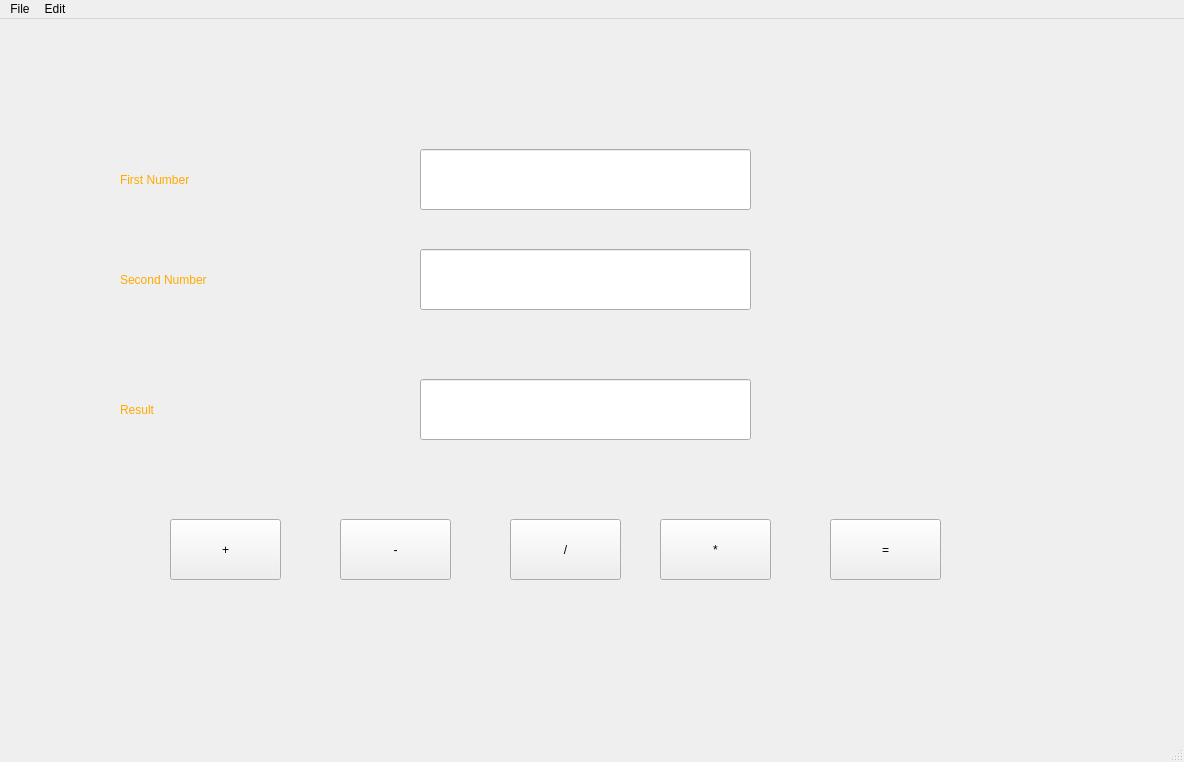
<?xml version="1.0" encoding="UTF-8"?>
<ui version="4.0">
 <class>MainWindow</class>
 <widget class="QMainWindow" name="MainWindow">
  <property name="geometry">
   <rect>
    <x>0</x>
    <y>0</y>
    <width>1184</width>
    <height>762</height>
   </rect>
  </property>
  <property name="windowTitle">
   <string>MainWindow</string>
  </property>
  <widget class="QWidget" name="centralwidget">
   <widget class="QLabel" name="label">
    <property name="geometry">
     <rect>
      <x>120</x>
      <y>130</y>
      <width>251</width>
      <height>61</height>
     </rect>
    </property>
    <property name="styleSheet">
     <string notr="true">color: rgb(255, 170, 0);
font: 16pt &quot;MS Shell Dlg 2&quot;;</string>
    </property>
    <property name="text">
     <string>First Number</string>
    </property>
   </widget>
   <widget class="QLabel" name="label_2">
    <property name="geometry">
     <rect>
      <x>120</x>
      <y>230</y>
      <width>251</width>
      <height>61</height>
     </rect>
    </property>
    <property name="styleSheet">
     <string notr="true">color: rgb(255, 170, 0);
font: 16pt &quot;MS Shell Dlg 2&quot;;</string>
    </property>
    <property name="text">
     <string>Second Number</string>
    </property>
   </widget>
   <widget class="QLineEdit" name="lineEdit">
    <property name="geometry">
     <rect>
      <x>420</x>
      <y>130</y>
      <width>331</width>
      <height>61</height>
     </rect>
    </property>
   </widget>
   <widget class="QLineEdit" name="lineEdit_2">
    <property name="geometry">
     <rect>
      <x>420</x>
      <y>230</y>
      <width>331</width>
      <height>61</height>
     </rect>
    </property>
   </widget>
   <widget class="QLineEdit" name="lineEdit_3">
    <property name="geometry">
     <rect>
      <x>420</x>
      <y>360</y>
      <width>331</width>
      <height>61</height>
     </rect>
    </property>
   </widget>
   <widget class="QLabel" name="label_3">
    <property name="geometry">
     <rect>
      <x>120</x>
      <y>360</y>
      <width>251</width>
      <height>61</height>
     </rect>
    </property>
    <property name="styleSheet">
     <string notr="true">color: rgb(255, 170, 0);
font: 16pt &quot;MS Shell Dlg 2&quot;;</string>
    </property>
    <property name="text">
     <string>Result</string>
    </property>
   </widget>
   <widget class="QPushButton" name="pushButton">
    <property name="geometry">
     <rect>
      <x>170</x>
      <y>500</y>
      <width>111</width>
      <height>61</height>
     </rect>
    </property>
    <property name="styleSheet">
     <string notr="true">font: 20pt &quot;MS Shell Dlg 2&quot;;</string>
    </property>
    <property name="text">
     <string>+</string>
    </property>
   </widget>
   <widget class="QPushButton" name="pushButton_2">
    <property name="geometry">
     <rect>
      <x>340</x>
      <y>500</y>
      <width>111</width>
      <height>61</height>
     </rect>
    </property>
    <property name="styleSheet">
     <string notr="true">font: 20pt &quot;MS Shell Dlg 2&quot;;</string>
    </property>
    <property name="text">
     <string>-</string>
    </property>
   </widget>
   <widget class="QPushButton" name="pushButton_3">
    <property name="geometry">
     <rect>
      <x>510</x>
      <y>500</y>
      <width>111</width>
      <height>61</height>
     </rect>
    </property>
    <property name="styleSheet">
     <string notr="true">font: 20pt &quot;MS Shell Dlg 2&quot;;</string>
    </property>
    <property name="text">
     <string>/</string>
    </property>
   </widget>
   <widget class="QPushButton" name="pushButton_4">
    <property name="geometry">
     <rect>
      <x>660</x>
      <y>500</y>
      <width>111</width>
      <height>61</height>
     </rect>
    </property>
    <property name="styleSheet">
     <string notr="true">font: 20pt &quot;MS Shell Dlg 2&quot;;</string>
    </property>
    <property name="text">
     <string>*</string>
    </property>
   </widget>
   <widget class="QPushButton" name="pushButton_5">
    <property name="geometry">
     <rect>
      <x>830</x>
      <y>500</y>
      <width>111</width>
      <height>61</height>
     </rect>
    </property>
    <property name="styleSheet">
     <string notr="true">font: 20pt &quot;MS Shell Dlg 2&quot;;</string>
    </property>
    <property name="text">
     <string>=</string>
    </property>
   </widget>
  </widget>
  <widget class="QMenuBar" name="menubar">
   <property name="geometry">
    <rect>
     <x>0</x>
     <y>0</y>
     <width>1184</width>
     <height>31</height>
    </rect>
   </property>
   <widget class="QMenu" name="menuFile">
    <property name="title">
     <string>File</string>
    </property>
    <addaction name="actionOpen"/>
    <addaction name="separator"/>
    <addaction name="actionSave"/>
    <addaction name="actionExit"/>
   </widget>
   <widget class="QMenu" name="menuEdit">
    <property name="title">
     <string>Edit</string>
    </property>
    <addaction name="actionCut"/>
    <addaction name="actionCopy"/>
    <addaction name="actionPaste"/>
   </widget>
   <addaction name="menuFile"/>
   <addaction name="menuEdit"/>
  </widget>
  <widget class="QStatusBar" name="statusbar"/>
  <action name="actionOpen">
   <property name="text">
    <string>Open</string>
   </property>
  </action>
  <action name="actionSave">
   <property name="text">
    <string>Save</string>
   </property>
  </action>
  <action name="actionExit">
   <property name="text">
    <string>Exit</string>
   </property>
  </action>
  <action name="actionCut">
   <property name="text">
    <string>Cut</string>
   </property>
  </action>
  <action name="actionCopy">
   <property name="text">
    <string>Copy</string>
   </property>
  </action>
  <action name="actionPaste">
   <property name="text">
    <string>Paste</string>
   </property>
  </action>
 </widget>
 <resources/>
 <connections/>
</ui>
